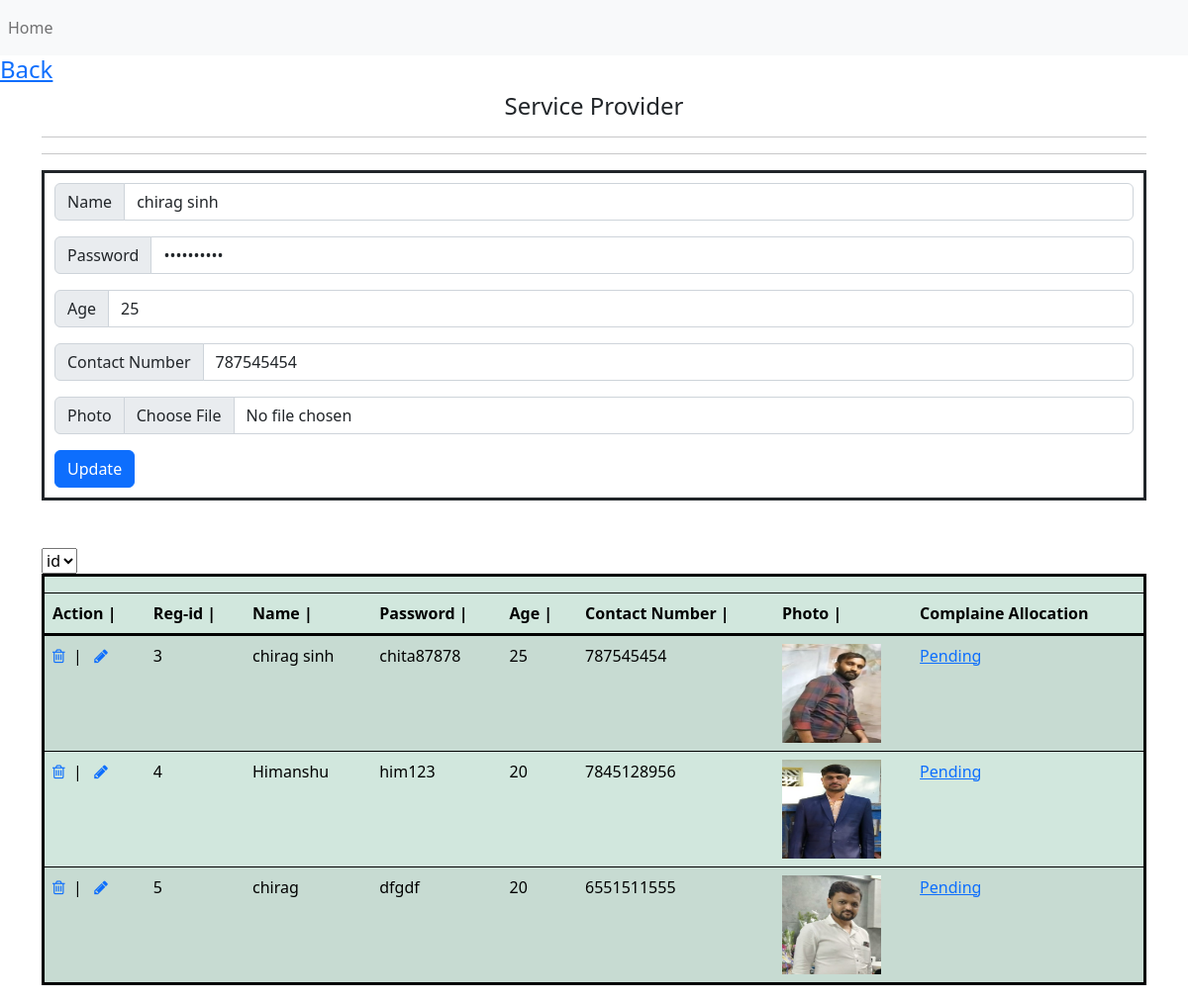
The page /Ass-2/Ass-2/service_provider.php?edit=3 (signed in) on the database its author committed.
### tables this page shows
CREATE TABLE `service` (
  `reg_id` int(11) NOT NULL,
  `name` varchar(20) NOT NULL,
  `password` varchar(20) NOT NULL,
  `age` varchar(5) NOT NULL,
  `contact_number` varchar(10) NOT NULL,
  `photo` text NOT NULL,
  `complain_Allocation` enum('New','Pending','Completed') NOT NULL DEFAULT 'New'
);

### Ass-2/Ass-2/service_provider.php (the view, shortened to what this page needs)
<?php
include("connection.php");
$Queryd = "select * from service";
$data=mysqli_query($con, $Queryd);
if(isset($_REQUEST['edit']))
{
    $eid = $_REQUEST['edit'];
    $querye= "select * from service where reg_id = '$eid'";
    $edit=mysqli_query($con, $querye);
    $edit1=mysqli_fetch_array($edit);
}
?>
<!DOCTYPE html>
<html lang="en">
<head>
    <link href="https://cdn.jsdelivr.net/npm/bootstrap@5.2.0/dist/css/bootstrap.min.css" rel="stylesheet">
    <link rel="stylesheet" href="https://cdnjs.cloudflare.com/ajax/libs/font-awesome/4.7.0/css/font-awesome.min.css">
</head>
<body>
    <?php include("header.php")?>
    <h4> <a href="home.php">Back</a></h4>
    <div class="container">
        <h4> <center> Service Provider </center></h4><hr><hr>
        <div class="col" style="border: 3px solid ; padding: 10px;">
            <form class="row" method="POST" enctype="multipart/form-data">
                <div class="input-group mb-3">
                    <span class="input-group-text" id="basic-addon1">Name</span>
                    <input type="text" name="sname" class="form-control" placeholder="Service Provider name" value="<?php if(isset($_REQUEST['edit'])){echo $edit1['name'];} ?>" aria-label="Product Name" title="Service Provider name" aria-describedby="basic-addon1">
                </div>
                <div class="input-group mb-3">
                    <span class="input-group-text" id="basic-addon1">Password</span>
                    <input type="password" name="spass" class="form-control" placeholder="Password" value="<?php if(isset($_REQUEST['edit'])){echo $edit1['password'];} ?>" title="Password" aria-label="Product Description" aria-describedby="basic-addon1">
                </div>
                <div class="input-group mb-3">
                    <span class="input-group-text" id="basic-addon1">Age</span>
                    <input type="text" name="age" class="form-control" placeholder="Age" value="<?php if(isset($_REQUEST['edit'])){echo $edit1['age'];} ?>" title="Age" aria-label="Product Description" aria-describedby="basic-addon1">
                </div>
                <div class="input-group mb-3">
                    <span class="input-group-text" id="basic-addon1">Contact Number</span>
                    <input type="number" name="contact" class="form-control" placeholder="Contact Number" value="<?php if(isset($_REQUEST['edit'])){echo $edit1['contact_number'];} ?>" title="Contact Number" aria-label="Product Description" aria-describedby="basic-addon1">
                </div>
                <div class="input-group mb-3">
                    <span class="input-group-text" id="basic-addon1">Photo</span>
                    <input type="file" name="photo" class="form-control" placeholder="Photo" value="<?php if(isset($_REQUEST['edit'])){echo $edit1['photo'];} ?>" title="Photo" aria-label="Product Description" aria-describedby="basic-addon1">
                </div>
                <div class="col-6">
                <?php
                if($edit)
                {
                ?>
                    <input type="submit" name="btnupdate" value="Update" class="btn btn-primary">
                <?php
                }
                else
                {
                ?>
                    <input type="submit" name="btnsave" value="Save" class="btn btn-primary">
                <?php
                }
                ?>
                </div>
            </form>
        </div>
    </div>
    <br>
    <br>
    <div class="container">
        <form action="" >
            <table class="table table-success table-striped"  style="border:3px solid;">
                <thead style="border:3px solid;">
                    <tr>
                        <th colspan="13"></th>
                        <select name="cn">
                            <option value="pro_id">id</option>
                        </select>
                    </tr>
                    <th>Action |&nbsp;</th>
                    <th>Reg-id |&nbsp;</th>
                    <th>Name |&nbsp;</th>
                    <th>Password |&nbsp;</th>
                    <th>Age |&nbsp;</th>
                    <th>Contact Number |&nbsp;</th>
                    <th>Photo |&nbsp;</th>
                    <th>Complaine Allocation &nbsp;</th>
                </thead>
                <tbody style="border:3px solid;">
                    <?php
                        while($data1=mysqli_fetch_array($data))
                        {
                    ?>
                    <tr>
                            <td> <a href="service_provider.php?remove=<?php echo $data1['reg_id']; ?>" onclick=" return confirm('Are you sure to delete Service prodvider')"><i class="fa fa-trash-o"></i></a>&nbsp;&nbsp;|&nbsp;&nbsp;
                                <a href="service_provider.php?edit=<?php echo $data1['reg_id']; ?>" onclick=" return confirm('Are you sure update details')"><i class="fa fa-pencil"></i></a>
                            </td>
                            <td><?php  echo $data1['reg_id']; ?></td>
                            <td><?php  echo $data1['name']; ?> &nbsp;</td>
                            <td><?php  echo $data1['password']; ?> &nbsp;</td>
                            <td><?php  echo $data1['age']; ?></td>
                            <td><?php  echo $data1['contact_number']; ?></td>
                            <td> <img src="<?php  echo $data1['photo']; ?>" height="100" width="100" alt=""> </td>
                            <td> <a href="service_provider.php?sid=<?php echo $data1['reg_id'];?>&&ca=<?php echo $data1['complain_Allocation'];?>"><?php  echo $data1['complain_Allocation']; ?></a></td>
                    </tr>
                    <?php
                        }
                    ?>
                </tbody>
            </table>
        </form>
    </div>
</body>
</html>

### rows shown on the page
service: sname "chirag sinh", age "25", contact "787545454", reg_id "3", name "chirag sinh", password "chita87878", contact_number "787545454", photo (picture), complain_Allocation "Pending"
service: reg_id "4", name "Himanshu", password "him123", age "20", contact_number "7845128956", photo (picture), complain_Allocation "Pending"
service: reg_id "5", name "chirag", password "dfgdf", age "20", contact_number "6551511555", photo (picture), complain_Allocation "Pending"
